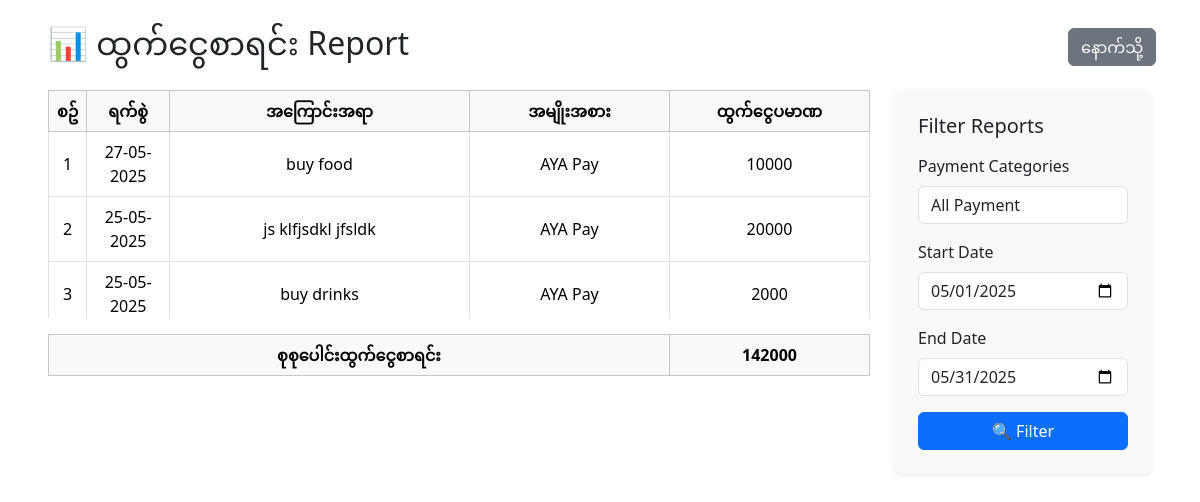
/report.php?report=total_cash_out, run on the app's committed database.
### tables this page shows
CREATE TABLE `cashbook` (
  `id` int(11) NOT NULL,
  `date` date NOT NULL,
  `description` text NOT NULL,
  `in_amt` int(11) NOT NULL,
  `out_amt` int(11) NOT NULL,
  `balance` int(11) NOT NULL,
  `category_id` int(11) NOT NULL,
  `created_at` timestamp NOT NULL DEFAULT current_timestamp() ON UPDATE current_timestamp()
);

CREATE TABLE `payment_categories` (
  `id` int(11) NOT NULL,
  `name` varchar(100) NOT NULL,
  `image` varchar(255) NOT NULL
);

### report.php (the view, shortened to what this page needs)
<?php include 'connect.php'; ?>
<div class="mx-5 py-4">
  <div class="mb-4 d-flex">
    <div class="col-11">
      <h2 class="mb-0">
        📊
        <?php
            if($_GET['report'] == 'cash_in_percentage'){
                echo "ငွေသွင်းဝန်ဆောင်ခ";
            } elseif($_GET['report'] == 'cash_out_percentage'){
                echo "ငွေထုတ်ဝန်ဆောင်ခ";
            } elseif($_GET['report'] == 'total_cash_in'){
                echo "ငွေဝင်စာရင်း";
            } elseif($_GET['report'] == 'total_cash_out'){
                echo "ထွက်ငွေစာရင်း";
            } elseif($_GET['report'] == 'total_cash_in_out'){
                echo "ငွေအဝင်/အထွက်စာရင်း";
            } elseif($_GET['report'] == 'balance'){
                echo "လက်ကျန်ငွေစာရင်း";
            }
        ?>
        Report
      </h2>
    </div>
    <div class="col">
      <a href="index.php"><button type="button" name="button" class="btn btn-secondary mt-1 ms-2">နောက်သို့</button></a>
    </div>
  </div>
  <div class="row">
    <div class="col-lg-9 mb-4">
    <?php
      if($_GET['report'] == 'cash_in_percentage'){
        if(isset($_POST['filter']) && !empty($_POST['start_date']) && !empty($_POST['end_date']) && !empty($_POST['payment_category'])){
          $start_date = $_POST['start_date'];
          $end_date = $_POST['end_date'];
          $payment_category = $_POST['payment_category'];
          $cash_in_percentagestmt = $pdo->prepare("SELECT * FROM cashbook WHERE in_amt != 0 AND date BETWEEN '$start_date' AND '$end_date' AND category_id='$payment_category'");
        }elseif(isset($_POST['filter']) && !empty($_POST['start_date']) && !empty($_POST['end_date'])){
          $start_date = $_POST['start_date'];
          $end_date = $_POST['end_date'];
          $cash_in_percentagestmt = $pdo->prepare("SELECT * FROM cashbook WHERE in_amt != 0 AND date BETWEEN '$start_date' AND '$end_date'");
        }elseif(isset($_POST['filter']) && !empty($_POST['payment_category'])){
          $payment_category = $_POST['payment_category'];
          $cash_in_percentagestmt = $pdo->prepare("SELECT * FROM cashbook WHERE in_amt != 0 AND category_id='$payment_category'");
        }else{
          $cash_in_percentagestmt = $pdo->prepare("SELECT * FROM cashbook WHERE in_amt != 0");
        }
        $cash_in_percentagestmt->execute();
        $cash_in_percentagedatas = $cash_in_percentagestmt->fetchAll();
    ?>
    <div class="table-responsive scroll mb-3">
        <table class="table table-bordered table-hover align-middle">
          <thead class="table-light sticky-top">
            <tr>
                <th class="text-center">စဥ်</th>
                <th class="text-center">ရက်စွဲ</th>
                <th class="text-center" style="width: 200px;">အမျိုးအစား</th>
                <th class="text-center">အဝင်ငွေပမာဏ</th>
                <th class="text-center">ဝန်ဆောင်ခ ( % ) </th>
                <th class="text-center">ဝန်ဆောင်ခပမာဏ</th>
            </tr>
          </thead>
          <tbody>
            <?php
            $no = 1;
            foreach($cash_in_percentagedatas as $cash_in_percentagedata){
                $id = $cash_in_percentagedata['id'];
                $payment_category = $cash_in_percentagedata['category_id'];
                $percentagestmt = $pdo->prepare("SELECT * FROM percentage WHERE cash_id = '$id'");
                $percentagestmt->execute();
                $percentagedatas = $percentagestmt->fetch(PDO::FETCH_ASSOC);
                $paymentstmt = $pdo->prepare("SELECT * FROM payment_categories WHERE id='$payment_category'");
                $paymentstmt->execute();
                $paymentdatas = $paymentstmt->fetch(PDO::FETCH_ASSOC);
            ?>
            <tr>
              <td class="text-center"><?php echo $no; ?></td>
              <td class="text-center"><?php echo date('d-m-Y', strtotime($cash_in_percentagedata['date'])) ?></td>
              <td class="text-center"><?php echo $paymentdatas['name']; ?></td>
              <td class="text-center"><?php echo $cash_in_percentagedata['in_amt']; ?></td>
              <td class="text-center"><?php echo $percentagedatas['percentage']; ?></td>
              <td class="text-center" style="width: 150px;"><?php echo $percentagedatas['percentage_amt']; ?></td>
            </tr>
            <?php
            $no++;
            }
            ?>
          </tbody>
        </table>
      </div>
        <?php
          if(isset($_POST['filter']) && !empty($_POST['start_date']) && !empty($_POST['end_date']) && !empty($_POST['payment_category'])){
            $start_date = $_POST['start_date'];
            $end_date = $_POST['end_date'];
            $payment_category = $_POST['payment_category'];
            $total_percentagestmt = $pdo->prepare("SELECT SUM(percentage_amt) AS total_percentage_amt FROM percentage WHERE inorout = 'in' AND date BETWEEN '$start_date' AND '$end_date' AND category_id='$payment_category'");
          }elseif(isset($_POST['filter']) && !empty($_POST['start_date']) && !empty($_POST['end_date'])){
            $start_date = $_POST['start_date'];
            $end_date = $_POST['end_date'];
            $total_percentagestmt = $pdo->prepare("SELECT SUM(percentage_amt) AS total_percentage_amt FROM percentage WHERE inorout = 'in' AND date BETWEEN '$start_date' AND '$end_date'");
          }elseif(isset($_POST['filter']) && !empty($_POST['payment_category'])){
            $payment_category = $_POST['payment_category'];
            $total_percentagestmt = $pdo->prepare("SELECT SUM(percentage_amt) AS total_percentage_amt FROM percentage WHERE inorout = 'in' AND category_id='$payment_category'");
          }else{
            $total_percentagestmt = $pdo->prepare("SELECT SUM(percentage_amt) AS total_percentage_amt FROM percentage WHERE inorout = 'in'");
          }
            $total_percentagestmt->execute();
            $total_percentagedatas = $total_percentagestmt->fetch(PDO::FETCH_ASSOC);
        ?>
        <table class="table table-bordered table-hover align-middle">
          <thead class="table-light">
            <tr>
                <th class="text-center">စုစုပေါင်းငွေသွင်းဝန်ဆောင်ခ</th>
                <th class="text-center" style="width: 165px;"><?php echo $total_percentagedatas['total_percentage_amt']; ?></th>
            </tr>
          </thead>
        </table>
    <?php
      }elseif($_GET['report'] == 'total_cash_out'){
        if(isset($_POST['filter']) && !empty($_POST['start_date']) && !empty($_POST['end_date']) && !empty($_POST['payment_category'])){
          $start_date = $_POST['start_date'];
          $end_date = $_POST['end_date'];
          $payment_category = $_POST['payment_category'];
          $total_cash_outstmt = $pdo->prepare("SELECT * FROM cashbook WHERE out_amt != 0 AND date BETWEEN '$start_date' AND '$end_date' AND category_id='$payment_category'");
        }elseif(isset($_POST['filter']) && !empty($_POST['start_date']) && !empty($_POST['end_date'])){
          $start_date = $_POST['start_date'];
          $end_date = $_POST['end_date'];
          $total_cash_outstmt = $pdo->prepare("SELECT * FROM cashbook WHERE out_amt != 0 AND date BETWEEN '$start_date' AND '$end_date'");
        }elseif(isset($_POST['filter']) && !empty($_POST['payment_category'])){
          $payment_category = $_POST['payment_category'];
          $total_cash_outstmt = $pdo->prepare("SELECT * FROM cashbook WHERE out_amt != 0 AND category_id='$payment_category'");
        }else{
          $total_cash_outstmt = $pdo->prepare("SELECT * FROM cashbook WHERE out_amt != 0");
        }
        $total_cash_outstmt->execute();
        $total_cash_outdatas = $total_cash_outstmt->fetchAll();
    ?>
    <div class="table-responsive scroll mb-3">
        <table class="table table-bordered table-hover align-middle">
          <thead class="table-light sticky-top">
            <tr>
                <th class="text-center">စဥ်</th>
                <th class="text-center">ရက်စွဲ</th>
                <th class="text-center" style="width: 300px;">အကြောင်းအရာ</th>
                <th class="text-center" style="width: 200px;">အမျိုးအစား</th>
                <th class="text-center" style="width: 200px;">ထွက်ငွေပမာဏ</th>
            </tr>
          </thead>
          <tbody>
            <?php
            $no = 1;
            foreach($total_cash_outdatas as $total_cash_outdata){
                $payment_category = $total_cash_outdata['category_id'];
                $paymentstmt = $pdo->prepare("SELECT * FROM payment_categories WHERE id='$payment_category'");
                $paymentstmt->execute();
                $paymentdatas = $paymentstmt->fetch(PDO::FETCH_ASSOC);
            ?>
            <tr>
              <td class="text-center"><?php echo $no; ?></td>
              <td class="text-center"><?php echo date('d-m-Y', strtotime($total_cash_outdata['date'])) ?></td>
              <td class="text-center"><?php echo $total_cash_outdata['description']; ?></td>
              <td class="text-center"><?php echo $paymentdatas['name']; ?></td>
              <td class="text-center"><?php echo $total_cash_outdata['out_amt']; ?></td>
            </tr>
            <?php
            $no++;
            }
            ?>
          </tbody>
        </table>
      </div>
        <?php
          if(isset($_POST['filter']) && !empty($_POST['start_date']) && !empty($_POST['end_date']) && !empty($_POST['payment_category'])){
            $start_date = $_POST['start_date'];
            $end_date = $_POST['end_date'];
            $payment_category = $_POST['payment_category'];
            $total_cash_outstmt = $pdo->prepare("SELECT SUM(out_amt) AS total_out_amt FROM cashbook WHERE out_amt != 0 AND date BETWEEN '$start_date' AND '$end_date' AND category_id='$payment_category'");
          }elseif(isset($_POST['filter']) && !empty($_POST['start_date']) && !empty($_POST['end_date'])){
            $start_date = $_POST['start_date'];
            $end_date = $_POST['end_date'];
            $total_cash_outstmt = $pdo->prepare("SELECT SUM(out_amt) AS total_out_amt FROM cashbook WHERE out_amt != 0 AND date BETWEEN '$start_date' AND '$end_date'");
          }elseif(isset($_POST['filter']) && !empty($_POST['payment_category'])){
            $payment_category = $_POST['payment_category'];
            $total_cash_outstmt = $pdo->prepare("SELECT SUM(out_amt) AS total_out_amt FROM cashbook WHERE out_amt != 0 AND category_id='$payment_category'");
          }else{
            $total_cash_outstmt = $pdo->prepare("SELECT SUM(out_amt) AS total_out_amt FROM cashbook WHERE out_amt != 0");
          }
            $total_cash_outstmt->execute();
            $total_cash_outdatas = $total_cash_outstmt->fetch(PDO::FETCH_ASSOC);
        ?>
        <table class="table table-bordered table-hover align-middle">
          <thead class="table-light">
            <tr>
                <th class="text-center">စုစုပေါင်းထွက်ငွေစာရင်း</th>
                <th class="text-center" style="width: 200px;"><?php echo $total_cash_outdatas['total_out_amt']; ?></th>
            </tr>
          </thead>
        </table>
      <?php
      }
      ?>
    </div>
    <div class="col-lg-3">
      <div class="bg-light rounded-3 p-4 shadow-sm">
        <h5 class="mb-3">Filter Reports</h5>
        <form method="post" class="d-flex flex-column gap-3">
          <div>
            <label for="startDate" class="form-label">Payment Categories</label>
            <select name="payment_category" id="" class="form-control">
            <option value="">All Payment</option>
            </select>
          </div>
          <div>
            <label for="startDate" class="form-label">Start Date</label>
            <input type="date" id="startDate" name="start_date" class="form-control" value="<?php if(!empty($_SESSION['start_date'])){ echo $_SESSION['start_date']; }else{ echo $_SESSION['default_start_date']; } ?>">
          </div>
          <div>
            <label for="endDate" class="form-label">End Date</label>
            <input type="date" id="endDate" name="end_date" class="form-control" value="<?php if(!empty($_SESSION['end_date'])){ echo $_SESSION['end_date']; }else{ echo $_SESSION['default_end_date']; } ?>">
          </div>
          <div>
            <button type="submit" class="btn btn-primary w-100" name="filter">🔍 Filter</button>
          </div>
        </form>
      </div>
    </div>
  </div>
</div>
<?php include 'footer.php'; ?>

### connect.php (style rules this page uses)
.scroll { overflow-y: auto; height: 228px; }

### data on the page
cashbook: date "27-05-2025", description "buy food", payment_categories.name "AYA Pay", out_amt "10000"
cashbook: date "25-05-2025", description "js klfjsdkl jfsldk", payment_categories.name "AYA Pay", out_amt "20000"
cashbook: date "25-05-2025", description "buy drinks", payment_categories.name "AYA Pay", out_amt "2000"

### other printed values
$total_cash_outdatas['total_out_amt'] "142000"
